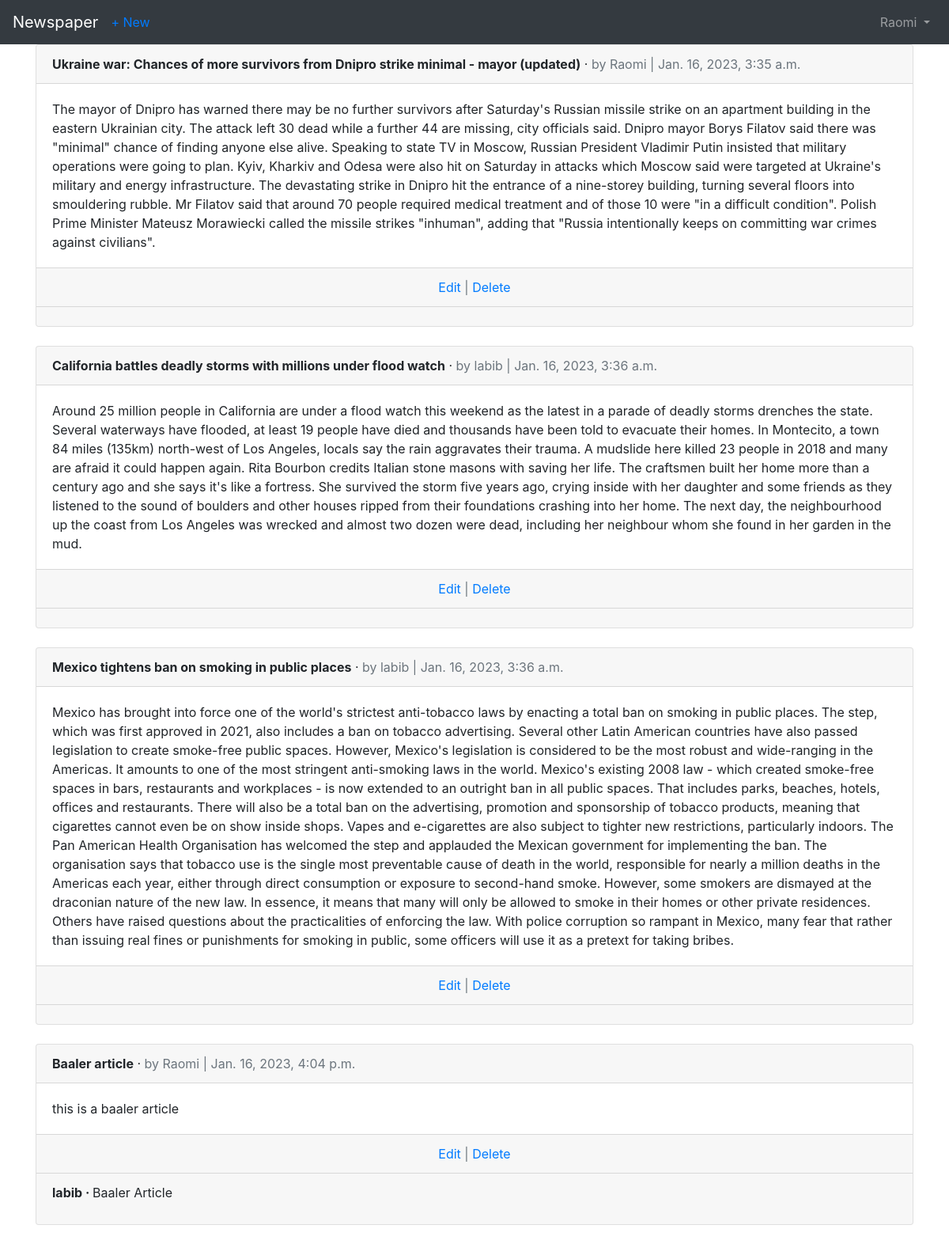
/articles/ (signed in), run on the app's committed database.
### accounts/models.py (models this page shows)
class CustomUser(AbstractUser):
    age = models.PositiveIntegerField(null=True, blank=True)

### articles/models.py (models this page shows, shortened)
class Article(models.Model):
    title = models.CharField(max_length=255)
    body = models.TextField()
    date = models.DateTimeField(auto_now_add=True)
    author = models.ForeignKey(get_user_model(), on_delete=models.CASCADE,)

class Comment(models.Model):  # new
    article = models.ForeignKey(
        Article,
        on_delete=models.CASCADE,
        related_name='comments',  # new
    )
    comment = models.CharField(max_length=140)
    author = models.ForeignKey(
        get_user_model(),
        on_delete=models.CASCADE,
    )
    def __str__(self):
        return self.comment

### articles/views.py (the view)
# urls.py: path('', ArticleListView.as_view(), name='article_list')
class ArticleListView(ListView):
    model = Article
    template_name = 'article_list.html'

### config/templates/article_list.html (shortened to what this page needs)
{% extends 'base.html' %}
{% block content %}
{% for article in object_list %}
<div class="card">
    <div class="card-header">
        <span class="font-weight-bold">{{ article.title }}</span> &middot;
        <span class="text-muted">by {{ article.author }} | {{ article.date }}</span>
    </div>
    <div class="card-body">{{ article.body }}</div>
    <div class="card-footer text-center text-muted">
        <a href="{% url 'article_edit' article.pk %}">Edit</a> |
        <a href="{% url 'article_delete' article.pk %}">Delete</a>
    </div>
    <div class="card-footer">
        {% for comment in article.comments.all %}
        <p>
            <span class="font-weight-bold">
                {{ comment.author }} &middot;
            </span>
            {{ comment }}
        </p>
        {% endfor %}
    </div>
</div>
<br />
{% endfor %}
{% endblock content %}

### config/templates/base.html (shortened to what this page needs)
<!DOCTYPE html>
<html>
<head>
    <link rel="stylesheet" href="https://cdn.jsdelivr.net/npm/bootstrap@4.1.3/dist/css/bootstrap.min.css"
>
</head>
<body>
    <nav class="navbar navbar-expand-md navbar-dark bg-dark">
        <a class="navbar-brand" href="{% url 'home' %}">Newspaper</a>
        <div class="collapse navbar-collapse" id="navbarSupportedContent">
            {% if user.is_authenticated %}
            <a href="{% url 'article_new' %}">+ New</a>
            <ul class="navbar-nav ml-auto">
                <li class="nav-item">
                    <a class="nav-link dropdown-toggle" href="#" id="navbarDropdown" role="button"
                        data-toggle="dropdown" aria-haspopup="true" aria-expanded="false">
                        {{ user.username }}
                    </a>
                </li>
            </ul>
            {% endif %}
        </div>
    </nav>
    <main>
        <div class="container">
            {% block content %}
            {% endblock content %}
        </div>
    </main>
</body>
</html>

### data on the page
CustomUser: username "Raomi"
Article: title "Ukraine war: Chances of more survivors from Dnipro strike minimal - mayor (updated)", author "Raomi", date "Jan. 16, 2023, 3:35 a.m.", body "The mayor of Dnipro has warned there may be no further survivors after Saturday's Russian missile strike on an apartment building in the eastern Ukrainian city. The attack left 30 dead while a further 44 are missing, city officials said. Dnipro mayor Borys Filatov said there was \"minimal\" chance of finding anyone else alive. Speaking to state TV in Moscow, Russian President Vladimir Putin insisted that military operations were going to plan. Kyiv, Kharkiv and Odesa were also hit on Saturday in attacks which Moscow said were targeted at Ukraine's military and energy infrastructure. The devastating strike in Dnipro hit the entrance of a nine-storey building, turning several floors into…"
Article: title "California battles deadly storms with millions under flood watch", author "labib", date "Jan. 16, 2023, 3:36 a.m.", body "Around 25 million people in California are under a flood watch this weekend as the latest in a parade of deadly storms drenches the state. Several waterways have flooded, at least 19 people have died and thousands have been told to evacuate their homes. In Montecito, a town 84 miles (135km) north-west of Los Angeles, locals say the rain aggravates their trauma. A mudslide here killed 23 people in 2018 and many are afraid it could happen again. Rita Bourbon credits Italian stone masons with saving her life. The craftsmen built her home more than a century ago and she says it's like a fortress. She survived the storm five years ago, crying inside with her daughter and some friends as they…"
Article: title "Mexico tightens ban on smoking in public places", author "labib", date "Jan. 16, 2023, 3:36 a.m.", body "Mexico has brought into force one of the world's strictest anti-tobacco laws by enacting a total ban on smoking in public places. The step, which was first approved in 2021, also includes a ban on tobacco advertising. Several other Latin American countries have also passed legislation to create smoke-free public spaces. However, Mexico's legislation is considered to be the most robust and wide-ranging in the Americas. It amounts to one of the most stringent anti-smoking laws in the world. Mexico's existing 2008 law - which created smoke-free spaces in bars, restaurants and workplaces - is now extended to an outright ban in all public spaces. That includes parks, beaches, hotels, offices and…"
Article: title "Baaler article", author "Raomi", date "Jan. 16, 2023, 4:04 p.m.", body "this is a baaler article"
Comment: author "labib", comment "Baaler Article"
